Frame 1 (no input): blank canvas, image omitted
Frame 60 (the mouse pressed at the canvas centre just before this capture): blank canvas, image omitted
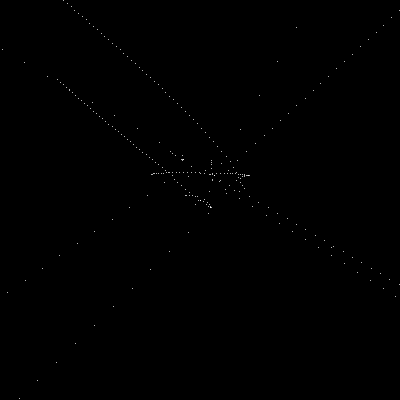
Frame 120 (the mouse held since frame 60 and released just before this capture)

The Processing sketch whose frames 1 and 60 were blank and that drew this single picture after the mouse press (run headless with seeded random() and noise(); from frame 60 on, the mouse is pressed at the canvas centre):

// Processing sketch: vector_attractor
// ── vector_attractor.pde
void setup(){
  size(400,400);
  pixelDensity(2);
  background(0);
  noFill();
  stroke(255);
}
final float a = 0.00001;

class bubble{
  PVector pos, vel, acc;
  float af;
  float vf;
  
  bubble(float x, float y, float af1, float vf1){
    pos = new PVector(x, y);
    vel = new PVector(0,0);
    acc = new PVector(0,0);
    af = af1;
    vf = vf1;
  }
  
  bubble(PVector u){
   pos = u;
   vel = new PVector(0,0);
   acc = new PVector(0,0);
  }
  
    bubble(PVector u, PVector v){
   pos = u;
   vel = v;
   acc = new PVector(0,0);
  }
  
  
   bubble(float x, float y, PVector init, float af1, float vf1){
    pos = new PVector(x, y);
    vel = init;
    acc = new PVector(0,0);
    af = af1;
    vf = vf1;
  }
  
  void display(){
    point(pos.x,pos.y);
  }
  
  void update(){
    vel.add(acc);
    pos.add(vel);
  }
  
  void attract(PVector pos2){
    PVector force;
    if(pos != pos2)  force = PVector.sub(pos,pos2);
    else{
    force = new PVector(0,0);
    }
    float dsquared = force.magSq();
    float G = -10;
    float strength = G / dsquared;
    force.setMag(strength);
    acc = force;
  }  
  
  public PVector getPos(){
    return(pos);
  }
  
   public boolean touching(bubble b){
    if(dist(this.getPos().x,this.getPos().y,b.getPos().x,b.getPos().y) < (50) ){
     return true;
    }
    else return false;
  }
  
}
ArrayList<bubble> bubbles = new ArrayList<bubble>();
void draw(){
  point(200,200);
  for(int b = 0; b < bubbles.size(); b++){
    for(int n = 0; n < bubbles.size(); n++){
    if(b != n)bubbles.get(b).attract(bubbles.get(n).getPos());
    bubbles.get(b).update();
    }
    bubbles.get(b).attract( new PVector(200,200));
    bubbles.get(b).update();
    bubbles.get(b).display();
  }
}

void mousePressed(){
 for(int i = 0; i < 10; i++){
   bubbles.add(new bubble(new PVector(random(150,250),random(150,250) ) ) );
 }
  println(bubbles.size());
}
